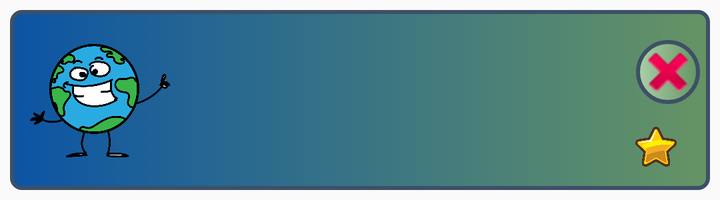
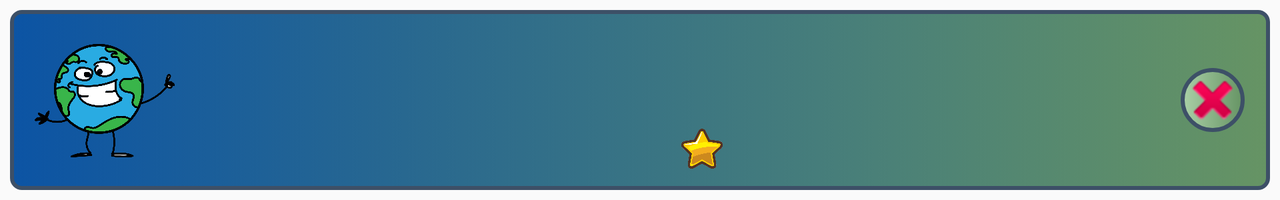

An Android layout and its configuration variant, each rendered on a device that would load it. The default file and the variant file are quoted in full after the pictures.
<!-- AndroidManifest.xml: application theme Theme.GPS_app -->
<!-- res/layout/edit_route_item.xml -->
<?xml version="1.0" encoding="utf-8"?>
<RelativeLayout xmlns:android="http://schemas.android.com/apk/res/android"
    xmlns:app="http://schemas.android.com/apk/res-auto"
    xmlns:tools="http://schemas.android.com/tools"
    android:layout_width="match_parent"
    android:layout_height="wrap_content"
    android:background="@drawable/item_style"
    android:layout_margin="5dp"
    android:id="@+id/edit_route_item_layout"
    android:padding="5dp">

    <androidx.constraintlayout.widget.ConstraintLayout
        android:layout_width="match_parent"
        android:layout_height="wrap_content">

    <ImageView
        android:id="@+id/iv_RouteLogo"
        android:layout_width="70dp"
        android:layout_height="70dp"
        app:layout_constraintStart_toStartOf="parent"
        app:layout_constraintTop_toTopOf="parent"
        app:layout_constraintBottom_toBottomOf="parent"
        android:layout_marginStart="5dp"
        android:layout_marginEnd="5dp"
        android:layout_marginBottom="5dp"
        android:layout_marginTop="5dp"
        android:src="@drawable/logo"/>

    <TextView
        android:id="@+id/tv_RouteName"
        android:layout_width="0dp"
        android:layout_height="wrap_content"
        android:layout_marginStart="10dp"
        android:layout_marginEnd="10dp"
        android:layout_marginTop="0dp"
        app:layout_constraintStart_toEndOf="@id/iv_RouteLogo"
        app:layout_constraintEnd_toStartOf="@id/ib_RouteDeleteButton"
        app:layout_constraintTop_toTopOf="parent"
        android:textSize="16sp"
        android:textStyle="bold|italic"
        />

    <ImageButton
        android:id="@+id/ib_RouteDeleteButton"
        android:layout_width="wrap_content"
        android:layout_height="wrap_content"
        android:background="@drawable/button_style"
        app:layout_constraintBottom_toTopOf="@id/iv_RouteStar"
        app:layout_constraintEnd_toEndOf="parent"
        app:layout_constraintStart_toEndOf="@id/tv_RouteName"
        app:layout_constraintTop_toTopOf="parent"
        app:srcCompat="@android:drawable/ic_delete" />

    <TextView
        android:id="@+id/tv_RouteLocation"
        android:layout_width="0dp"
        android:layout_height="wrap_content"
        android:layout_marginEnd="10dp"
        android:layout_marginStart="10dp"
        app:layout_constraintStart_toEndOf="@id/iv_RouteLogo"
        app:layout_constraintEnd_toStartOf="@id/ib_RouteDeleteButton"
        app:layout_constraintTop_toBottomOf="@id/tv_RouteName"
        app:layout_constraintBottom_toTopOf="@id/tv_RouteAddDate"
        android:textSize="16sp"
        android:textStyle="bold|italic"
        />

    <TextView
        android:id="@+id/tv_RouteAddDate"
        android:layout_width="0dp"
        android:layout_height="wrap_content"
        android:layout_marginStart="10dp"
        android:layout_marginEnd="10dp"
        android:layout_marginBottom="0dp"
        app:layout_constraintStart_toEndOf="@id/iv_RouteLogo"
        app:layout_constraintEnd_toStartOf="@id/iv_RouteStar"
        app:layout_constraintTop_toBottomOf="@id/tv_RouteLocation"
        app:layout_constraintBottom_toBottomOf="parent"
        android:textSize="16sp"
        android:textStyle="bold|italic"
        />

        <ImageView
            android:id="@+id/iv_RouteStar"
            android:layout_width="24dp"
            android:layout_height="24dp"
            app:layout_constraintEnd_toStartOf="@id/tv_RouteStarCount"
            app:layout_constraintTop_toBottomOf="@id/tv_RouteLocation"
            app:layout_constraintBottom_toBottomOf="parent"
            app:srcCompat="@drawable/star" />

    <TextView
        android:id="@+id/tv_RouteStarCount"
        android:layout_width="wrap_content"
        android:layout_height="wrap_content"
        android:textSize="16sp"
        android:textStyle="bold|italic"
        android:layout_marginEnd="10dp"
        app:layout_constraintTop_toBottomOf="@id/tv_RouteLocation"
        app:layout_constraintEnd_toEndOf="parent"
        app:layout_constraintBottom_toBottomOf="parent"/>


    </androidx.constraintlayout.widget.ConstraintLayout>
</RelativeLayout>
<!-- resources referenced by this layout -->
<resources>
  <!-- drawable button_style (drawable) -->
  <selector xmlns:tools="http://schemas.android.com/tools" xmlns:android="http://schemas.android.com/apk/res/android">
      <item android:state_pressed="true">
          <shape android:shape="rectangle">
              <gradient android:type="linear" android:gradientRadius="0" android:startColor="@color/Medium_Electric_Blue" android:endColor="@color/Cornflower"/>
              <corners android:radius="50dp"/>
              <size android:width="15dp"/>
              <stroke android:width="2dp" android:color="@color/Police_Blue"/>
          </shape>
      </item>
      <item>
          <shape android:shape="rectangle">
              <gradient android:type="linear" android:gradientRadius="0" android:startColor="@color/Dark_Vanilla" android:endColor="@color/Shadow"/>
              <corners android:radius="50dp"/>
              <stroke android:width="2dp" android:color="@color/Police_Blue"/>
          </shape>
      </item>
  </selector>
  <!-- drawable item_style (drawable) -->
  <?xml version="1.0" encoding="utf-8"?>
  <selector xmlns:android="http://schemas.android.com/apk/res/android">
      <item android:state_pressed="true">
          <shape android:shape="rectangle">
              <gradient android:type="linear" android:gradientRadius="0" android:startColor="@color/Shadow" android:endColor="@color/Medium_Electric_Blue"/>
              <corners android:radius="5dp"/>
              <size android:width="15dp"/>
              <stroke android:width="2dp" android:color="@color/Police_Blue"/>
          </shape>
      </item>
      <item>
          <shape android:shape="rectangle">
              <gradient android:type="linear" android:gradientRadius="0" android:startColor="@color/Medium_Electric_Blue" android:endColor="@color/Shadow"/>
              <corners android:radius="5dp"/>
              <stroke android:width="2dp" android:color="@color/Police_Blue"/>
          </shape>
      </item>
  </selector>
  <!-- drawable logo: png bitmap (drawable-v24, 208507 bytes) -->
  <!-- drawable star: png bitmap (drawable-v24, 127417 bytes) -->
  <style name="Theme.GPS_app" parent="Theme.AppCompat.Light.NoActionBar">
          
          <item name="colorPrimary">@color/purple_500</item>
          <item name="colorPrimaryVariant">@color/purple_700</item>
          <item name="colorOnPrimary">@color/white</item>
          
          <item name="colorSecondary">@color/teal_200</item>
          <item name="colorSecondaryVariant">@color/teal_200</item>
          <item name="colorOnSecondary">@color/black</item>
          
          <item name="android:statusBarColor" tools:targetApi="l">?attr/colorPrimaryVariant</item>
          
  
          <item name="android:colorControlNormal">#292929</item>
          <item name="android:colorControlActivated">#000000</item>
          <item name="android:colorControlHighlight">#3db5ea</item>
  
  
      </style>
  <color name="Medium_Electric_Blue">#0c54a4</color>
  <color name="Cornflower">#93c3eb</color>
  <color name="Police_Blue">#3d5067</color>
  <color name="Dark_Vanilla">#AAD0A7</color>
  <color name="Shadow">#669464</color>
  <color name="purple_500">#FF6200EE</color>
  <color name="purple_700">#FF3700B3</color>
  <color name="white">#FFFFFFFF</color>
  <color name="teal_200">#FF03DAC5</color>
  <color name="black">#FF000000</color>
</resources>
<!-- res/layout-land/edit_route_item.xml (the repository's variant of the layout above) -->
<!-- drawn on the phone turned sideways -->
<?xml version="1.0" encoding="utf-8"?>
<RelativeLayout xmlns:android="http://schemas.android.com/apk/res/android"
    xmlns:app="http://schemas.android.com/apk/res-auto"
    xmlns:tools="http://schemas.android.com/tools"
    android:id="@+id/edit_route_item_layout"
    android:layout_width="wrap_content"
    android:layout_height="wrap_content"
    android:layout_margin="5dp"
    android:background="@drawable/item_style"
    android:padding="5dp">

    <LinearLayout
        android:layout_width="match_parent"
        android:layout_height="wrap_content"
        android:gravity="center"
        android:orientation="vertical">

        <androidx.constraintlayout.widget.ConstraintLayout
            android:layout_width="match_parent"
            android:layout_height="wrap_content"
            android:paddingStart="5dp"
            android:layout_marginEnd="5dp"
            >

            <ImageView
                android:id="@+id/iv_RouteLogo"
                android:layout_width="70dp"
                android:layout_height="70dp"
                app:layout_constraintStart_toStartOf="parent"
                app:layout_constraintTop_toTopOf="parent"
                app:layout_constraintBottom_toBottomOf="parent"
                android:layout_marginStart="5dp"
                android:layout_marginEnd="5dp"
                android:layout_marginBottom="5dp"
                android:layout_marginTop="5dp"
                android:src="@drawable/logo"/>

            <TextView
                android:id="@+id/tv_RouteName"
                android:layout_width="wrap_content"
                android:layout_height="wrap_content"
                android:layout_marginStart="10dp"
                android:layout_marginEnd="10dp"
                app:layout_constraintTop_toTopOf="parent"
                app:layout_constraintStart_toEndOf="@id/iv_RouteLogo"
                app:layout_constraintBottom_toTopOf="@id/tv_RouteAddDate"
                android:textSize="16sp"
                android:textStyle="bold|italic"
                />



            <TextView
                android:id="@+id/tv_RouteLocation"
                android:layout_width="wrap_content"
                android:layout_height="wrap_content"
                android:layout_marginEnd="10dp"
                android:layout_marginStart="10dp"
                app:layout_constraintStart_toEndOf="@id/iv_RouteLogo"
                app:layout_constraintEnd_toStartOf="@id/ib_RouteDeleteButton"
                app:layout_constraintTop_toBottomOf="@id/tv_RouteName"
                app:layout_constraintBottom_toTopOf="@id/tv_RouteAddDate"
                android:textSize="16sp"
                android:textStyle="bold|italic"
                android:visibility="gone"
                />

            <TextView
                android:id="@+id/tv_RouteAddDate"
                android:layout_width="wrap_content"
                android:layout_height="wrap_content"
                android:layout_marginStart="10dp"
                android:layout_marginEnd="10dp"
                app:layout_constraintStart_toEndOf="@id/iv_RouteLogo"
                app:layout_constraintEnd_toStartOf="@id/ib_RouteDeleteButton"
                app:layout_constraintTop_toBottomOf="@id/tv_RouteName"
                app:layout_constraintBottom_toTopOf="@id/tv_RouteStarCount"
                android:textSize="16sp"
                android:textStyle="bold|italic"
                />

            <ImageView
                android:id="@+id/iv_RouteStar"
                android:layout_width="24dp"
                android:layout_height="24dp"
                app:layout_constraintStart_toStartOf="@id/tv_RouteAddDate"
                app:layout_constraintTop_toBottomOf="@id/tv_RouteAddDate"
                app:layout_constraintBottom_toBottomOf="parent"
                app:srcCompat="@drawable/star" />

            <TextView
                android:id="@+id/tv_RouteStarCount"
                android:layout_width="wrap_content"
                android:layout_height="wrap_content"
                android:textSize="16sp"
                android:textStyle="bold|italic"
                app:layout_constraintTop_toBottomOf="@id/tv_RouteAddDate"
                app:layout_constraintStart_toEndOf="@id/iv_RouteStar"
                app:layout_constraintBottom_toBottomOf="parent"
                />

            <ImageButton
                android:id="@+id/ib_RouteDeleteButton"
                android:layout_width="wrap_content"
                android:layout_height="wrap_content"
                android:background="@drawable/button_style"
                app:layout_constraintTop_toBottomOf="@id/tv_RouteAddDate"
                app:layout_constraintEnd_toEndOf="parent"
                app:layout_constraintTop_toTopOf="parent"
                app:layout_constraintBottom_toBottomOf="parent"
                app:srcCompat="@android:drawable/ic_delete" />

        </androidx.constraintlayout.widget.ConstraintLayout>

    </LinearLayout>


</RelativeLayout>
